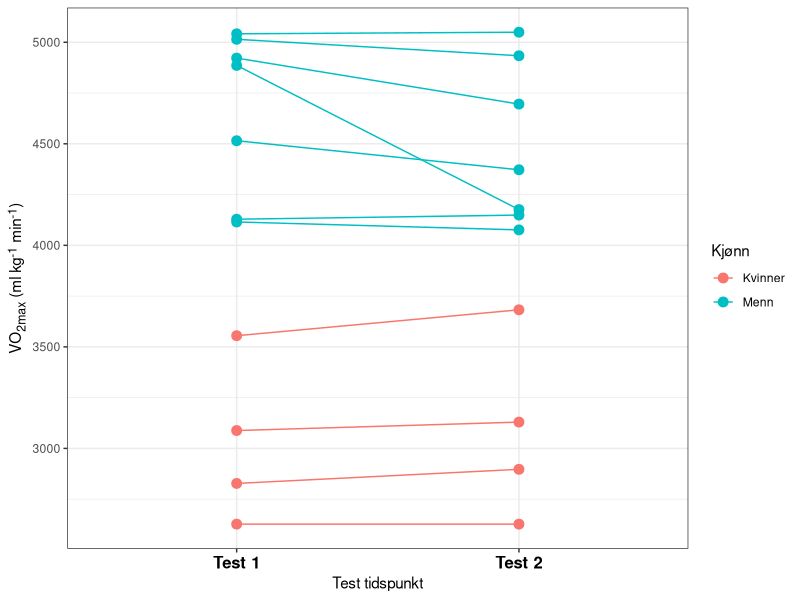

Write the R code that produced this figure.
## ---- chunk 1
knitr::opts_chunk$set(echo = TRUE)
## ---- chunk 2
# Laster inn pakker og datasett
library(readxl)
library(tidyverse) 
library(knitr)
library(flextable)
library(ggtext)
library(ggplot2)
library(readxl)
vo2data <- read_excel("reliabilitet/vo2g1.xlsx")
vo2data %>%
  select(fp, time, sex, age, height, weight) %>% 
  # Velger fp, time, sex, age, height and weight
  
  filter(time == "pre") %>% # filter for å bare ha resulat fra pre
  
  group_by(sex) %>% # lager grupper for kjønn
  mutate(n = n()) %>% # legger til variabel for å få antall deltagere per kjønn
   pivot_longer(names_to = "variable", 
               values_to = "value", 
               cols = age:n) %>% # summerer alle varibler og legger til "varible" og "Value" som kolonne og variablene som rader
   group_by(sex, variable) %>% # definerer gruppene på nytt 
  summarise(m = mean(value), 
            s = sd(value)) %>% # regner ut gjennomnsitt og sdandardavvik og legger til som kolonne
  mutate(ms = if_else(variable == "n", as.character(m), paste0(signif(m, 3),  " (", signif(s, 3), ")"))) %>% # formaterer det på gunstig måte og bruker signif til å runde av desiamler.
   ungroup() %>% # må til for å fjerne kolonner
  select(-m, -s) %>% # Velger de jeg skal fjerne
   pivot_wider(names_from = sex, 
              values_from = ms) %>% # Henter navn fra sex og verdier fra values og danner en bredere tabell
   mutate(variable = factor(variable, levels = c("n", "age", "weight", "height"), labels = c("N", "Alder (år)", "Vekt (kg)", "Høyde (cm)"))) %>% # Endrer navn på variabler 
  arrange(variable) %>% 
   flextable()  %>%
   set_header_labels(variable = "",
                    F = "Kvinner", M = "Menn") %>%
  add_footer_row(values = "Verdier er gitt som gjennomsnitt og (Standardavvik)", colwidths = 3) %>%
   autofit()
## ---- chunk 3
reliabilitet <- read_excel("reliabilitet/realabilitet uttrekning.xlsx") %>%
  mutate(diff = `VO2_max_ml/min post` - `VO2_max_ml/min pre`) %>% # Change/difference score
  summarise(s = sd(diff),
            m = mean(c(`VO2_max_ml/min post`, `VO2_max_ml/min pre`)), # mean
            te = s / sqrt(2), # the typical error. 
            cv = 100 * (te / m),
             L = qt(0.975, 4) * s)  # Calculate as a percentage of the mean
## ---- chunk 4
vo2data %>%
  select(fp, time, vo2data = `VO2_max_ml/min`, sex)  %>%
  mutate(time = factor(time, levels = c("pre", "post"), 
                           labels = c("Test 1", "Test 2"))) %>%
  mutate(sex = factor(sex, levels =c("F", "M"),
                      labels = c("Kvinner", "Menn"))) %>%
  ggplot(aes(time, vo2data, color = sex, group = fp)) + 
  geom_line() +
  geom_point(size = 3) +
  labs(x = "Test tidspunkt",
       y = "VO<sub>2max</sub> (ml kg<sup>-1</sup> min<sup>-1</sup>) ", 
       color = "Kjønn") +
  theme_bw() +
  theme(axis.text.x = element_text(color = "black", size = 12, face = "bold"), 
        axis.title.y = element_markdown())
